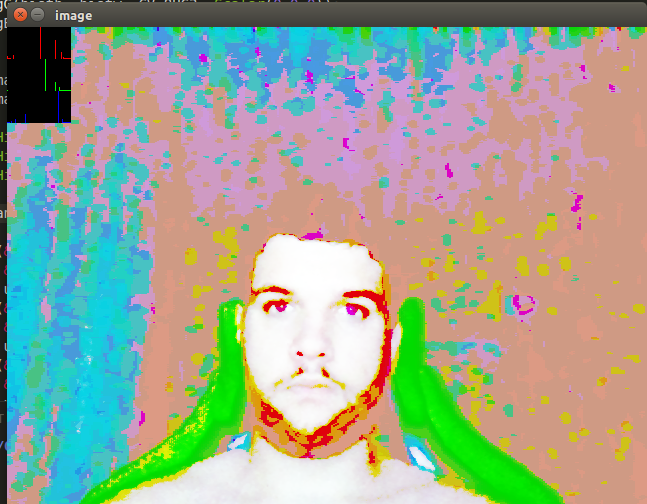
//> input picture exercicios/4/com_equalizar.png, 647 x 504 px, given in place of the camera
$ ./motiondetector   (built with g++ and OpenCV 4)
//> lines starting //> are read from the running program, lines starting //| are printed output that depends on the picture
#include <iostream>
#include <opencv2/opencv.hpp>

using namespace cv;
using namespace std;

int main(int argc, char** argv){
  Mat image;
  int width, height;
  VideoCapture cap;
  vector<Mat> planes;
  Mat histR, histG, histB, histS, histS1;
  int nbins = 64, count_frames = 99999999;
  float range[] = {0, 256};
  double flag;
  const float *histrange = { range };
  bool uniform = true;
  bool acummulate = false;

  cap.open(0);

  if(!cap.isOpened()){
    cout << "cameras indisponiveis";
    return -1;
  }

  width  = cap.get(CV_CAP_PROP_FRAME_WIDTH);
  height = cap.get(CV_CAP_PROP_FRAME_HEIGHT);

  cout << "largura = " << width << endl;
  cout << "altura  = " << height << endl;

  int histw = nbins, histh = nbins/2;
  Mat histImgR(histh, histw, CV_8UC3, Scalar(0,0,0));
  Mat histImgG(histh, histw, CV_8UC3, Scalar(0,0,0));
  Mat histImgB(histh, histw, CV_8UC3, Scalar(0,0,0));
  Mat histImgS(histh, histw, CV_8UC3, Scalar(0,0,0));

  while(1){
    cap >> image;
//> image is the input picture: 504 rows x 647 cols, CV_8UC3; mean B, G, R 146.3, 165.7, 156.7
    split (image, planes);
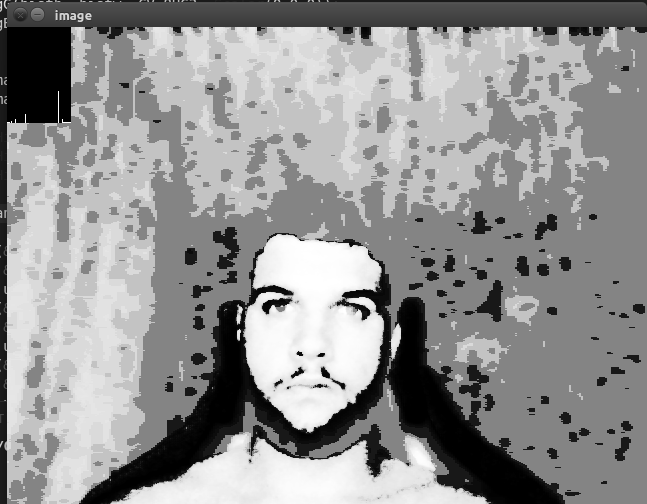
//> planes[0]: 504 rows x 647 cols, CV_8UC1; min 0, max 255, mean 146.3
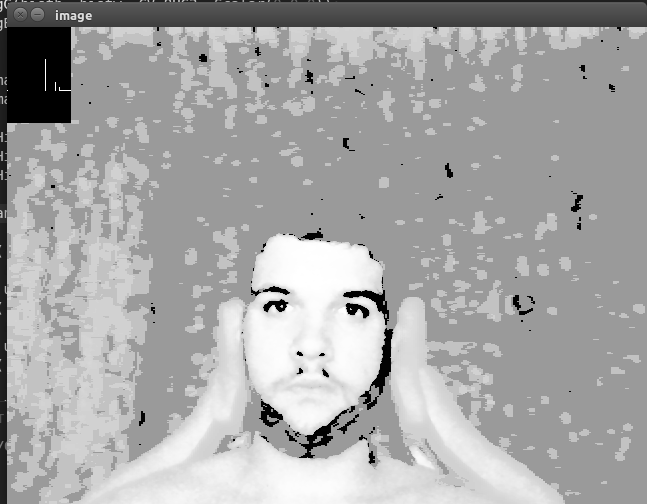
//> planes[1]: 504 rows x 647 cols, CV_8UC1; min 0, max 255, mean 165.7
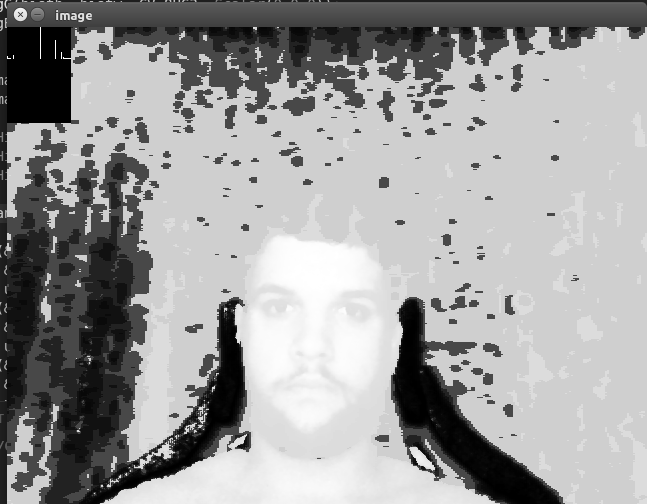
//> planes[2]: 504 rows x 647 cols, CV_8UC1; min 0, max 255, mean 156.7
    if(count_frames > 30)
    {
        count_frames = 0;
        calcHist(&planes[0], 1, 0, Mat(), histS, 1, &nbins, &histrange, uniform, acummulate);
//> histS = 64 values, max 122252 at index 33, min 0 at index 4, mean 5095.1
    }

    calcHist(&planes[0], 1, 0, Mat(), histR, 1,
             &nbins, &histrange,
             uniform, acummulate);
//> histR has the same summary as histS
    calcHist(&planes[1], 1, 0, Mat(), histG, 1,
             &nbins, &histrange,
             uniform, acummulate);
//> histG = 64 values, max 176053 at index 38, min 0 at index 1, mean 5095.1
    calcHist(&planes[2], 1, 0, Mat(), histB, 1,
             &nbins, &histrange,
             uniform, acummulate);
//> histB = 64 values, max 156165 at index 51, min 0 at index 3, mean 5095.1

    normalize(histR, histR, 0, histImgR.rows, NORM_MINMAX, -1, Mat());
//> histR = 64 values, max 32 at index 33, min 0 at index 4, mean 1.33
    normalize(histG, histG, 0, histImgG.rows, NORM_MINMAX, -1, Mat());
//> histG = 64 values, max 32 at index 38, min 0 at index 1, mean 0.926
    normalize(histB, histB, 0, histImgB.rows, NORM_MINMAX, -1, Mat());
//> histB = 64 values, max 32 at index 51, min 0 at index 3, mean 1.04

    calcHist(&planes[0], 1, 0, Mat(), histS1, 1, &nbins, &histrange, uniform, acummulate);
//> histS1 has the same summary as histS
    flag = compareHist(histS1, histS, CV_COMP_CORREL);
//> flag = 1


    if( flag < 0.80 )
    {
    cout << "Alarme com flag > "<< flag << endl;
    }

    histImgR.setTo(Scalar(0));
    histImgG.setTo(Scalar(0));
    histImgB.setTo(Scalar(0));

    for(int i=0; i<nbins; i++){
      line(histImgR,
           Point(i, histh),
           Point(i, histh-cvRound(histR.at<float>(i))),
           Scalar(0, 0, 255), 1, 8, 0);
      line(histImgG,
           Point(i, histh),
           Point(i, histh-cvRound(histG.at<float>(i))),
           Scalar(0, 255, 0), 1, 8, 0);
      line(histImgB,
           Point(i, histh),
           Point(i, histh-cvRound(histB.at<float>(i))),
           Scalar(255, 0, 0), 1, 8, 0);
    }
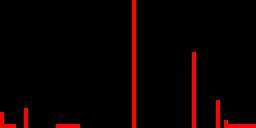
//> histImgR: 32 rows x 64 cols, CV_8UC3 (shown 4 times larger); mean B, G, R 0, 0, 10.6
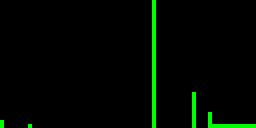
//> histImgG: 32 rows x 64 cols, CV_8UC3 (shown 4 times larger); mean B, G, R 0, 7.3, 0
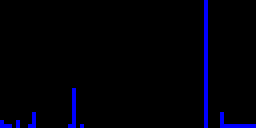
//> histImgB: 32 rows x 64 cols, CV_8UC3 (shown 4 times larger); mean B, G, R 8.3, 0, 0

    histImgR.copyTo(image(Rect(0, 0       ,nbins, histh)));
    histImgG.copyTo(image(Rect(0, histh   ,nbins, histh)));
//> image: 504 rows x 647 cols, CV_8UC3; mean B, G, R 145.9, 165.3, 156.1
    histImgB.copyTo(image(Rect(0, 2*histh ,nbins, histh)));
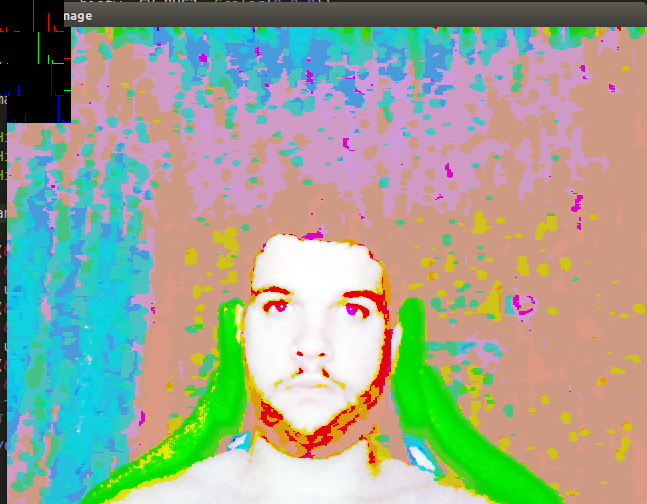
//> image: 504 rows x 647 cols, CV_8UC3; mean B, G, R 145.9, 165.2, 156.1
    count_frames++;
    imshow("image", image);
    if(waitKey(30) >= 0) break;
//> the Esc key is pressed
  }
  return 0;
}
